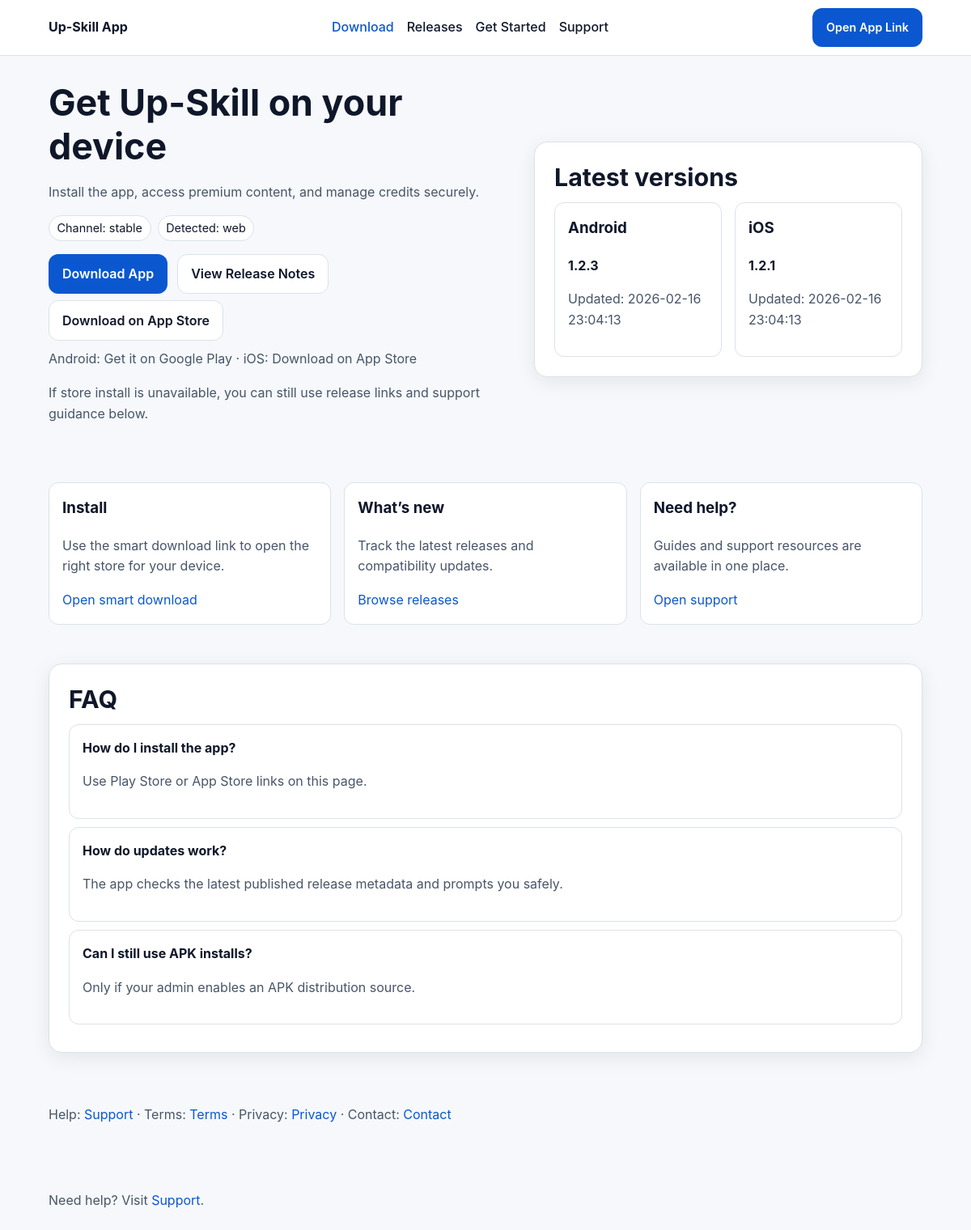
Screenshot of /index.php?_route=/app&platform=all&channel=stable (signed in) with the database file from the repository.
### tables this page shows
CREATE TABLE IF NOT EXISTS admin_update_manifest (
  id BIGINT UNSIGNED AUTO_INCREMENT PRIMARY KEY,
  platform VARCHAR(20) NOT NULL DEFAULT 'android',
  channel VARCHAR(30) NOT NULL DEFAULT 'stable',
  status ENUM('draft','published') NOT NULL DEFAULT 'draft',
  schema_version INT UNSIGNED NOT NULL DEFAULT 1,
  latest_version VARCHAR(32) NOT NULL,
  min_supported_version VARCHAR(32) NOT NULL,
  update_mode ENUM('soft','hard') NOT NULL DEFAULT 'soft',
  update_source ENUM('apk','play','appstore','web') NOT NULL DEFAULT 'apk',
  download_url VARCHAR(500) NOT NULL,
  distribution_url VARCHAR(500) NULL,
  release_notes_url VARCHAR(500) NULL,
  sha256 VARCHAR(128) NULL,
  rollout_percent TINYINT UNSIGNED NOT NULL DEFAULT 100,
  cache_ttl_seconds INT UNSIGNED NOT NULL DEFAULT 3600,
  etag VARCHAR(64) NOT NULL,
  updated_by BIGINT UNSIGNED NULL,
  published_at TIMESTAMP NULL DEFAULT NULL,
  created_at TIMESTAMP NOT NULL DEFAULT CURRENT_TIMESTAMP,
  updated_at TIMESTAMP NOT NULL DEFAULT CURRENT_TIMESTAMP ON UPDATE CURRENT_TIMESTAMP,
  KEY idx_aum_platform_channel_status (platform, channel, status),
  KEY idx_aum_updated_at (updated_at),
  UNIQUE KEY uq_aum_draft (platform, channel, status),
  CONSTRAINT fk_aum_updated_by FOREIGN KEY (updated_by) REFERENCES admin_users(id)
    ON DELETE SET NULL
);

### src/Views/public/app/landing.php (the view, shortened to what the rows shown need)
<?php
$payload = is_array($payload ?? null) ? $payload : [];
$heroTitle = (string)($payload['hero_title'] ?? 'Get Up-Skill on your device');
$faqItems = is_array($payload['faq_items'] ?? null) ? $payload['faq_items'] : [];
$androidVersion = (string)($androidManifest['latest_version'] ?? 'n/a');
$iosVersion = (string)($iosManifest['latest_version'] ?? 'n/a');
$androidUpdated = (string)($androidManifest['updated_at'] ?? '');
$iosUpdated = (string)($iosManifest['updated_at'] ?? '');
?>
<section class="hero">
  <div class="container hero-grid">
    <div>
      <h1><?= htmlspecialchars($heroTitle, ENT_QUOTES, 'UTF-8') ?></h1>
    </div>
    <div class="surface panel">
      <h2>Latest versions</h2>
      <div class="grid-2">
        <div class="card">
          <h3>Android</h3>
          <p><strong><?= htmlspecialchars($androidVersion, ENT_QUOTES, 'UTF-8') ?></strong></p>
          <p class="muted">Updated: <?= htmlspecialchars($androidUpdated ?: 'n/a', ENT_QUOTES, 'UTF-8') ?></p>
        </div>
        <div class="card">
          <h3>iOS</h3>
          <p><strong><?= htmlspecialchars($iosVersion, ENT_QUOTES, 'UTF-8') ?></strong></p>
          <p class="muted">Updated: <?= htmlspecialchars($iosUpdated ?: 'n/a', ENT_QUOTES, 'UTF-8') ?></p>
        </div>
      </div>
    </div>
  </div>
</section>
<?php if ($faqItems !== []): ?>
<section class="section">
  <div class="container surface panel">
    <h2>FAQ</h2>
  </div>
</section>
<?php endif; ?>
<?php
require PLOO_BASE_PATH . '/src/Views/public/app/layout.php';

### rows the page displays
admin_update_manifest: latest_version "1.2.3", updated_at "2026-02-16 23:04:13"
admin_update_manifest: latest_version "1.2.1", updated_at "2026-02-16 23:04:13"

### other values shown
$heroTitle "Get Up-Skill on your device"
$heroSubtitle "Install the app, access premium content, and manage credits securely."
$channel "stable"
$platform "web"
$primaryLabel "Download App"
$secondaryLabel "View Release Notes"
$storeLabels['ios'] "Download on App Store"
$storeLabels['android'] "Get it on Google Play"
$item['q'] "How do I install the app?"
$item['a'] "Use Play Store or App Store links on this page."
$item['q'] "How do updates work?"
$item['a'] "The app checks the latest published release metadata and prompts you safely."
$item['q'] "Can I still use APK installs?"
$item['a'] "Only if your admin enables an APK distribution source."
